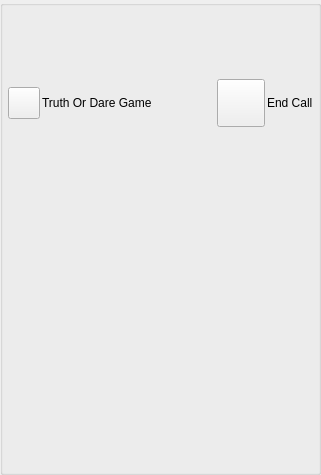
<?xml version="1.0" encoding="UTF-8"?>
<ui version="4.0">
 <class>AppletPeerTodGameUi</class>
 <widget class="QWidget" name="AppletPeerTodGameUi">
  <property name="geometry">
   <rect>
    <x>0</x>
    <y>0</y>
    <width>321</width>
    <height>475</height>
   </rect>
  </property>
  <property name="sizePolicy">
   <sizepolicy hsizetype="Expanding" vsizetype="Expanding">
    <horstretch>0</horstretch>
    <verstretch>0</verstretch>
   </sizepolicy>
  </property>
  <property name="windowTitle">
   <string>Dialog</string>
  </property>
  <layout class="QGridLayout" name="gridLayout">
   <property name="leftMargin">
    <number>0</number>
   </property>
   <property name="topMargin">
    <number>0</number>
   </property>
   <property name="rightMargin">
    <number>0</number>
   </property>
   <property name="bottomMargin">
    <number>0</number>
   </property>
   <property name="spacing">
    <number>0</number>
   </property>
   <item row="0" column="0">
    <widget class="QGroupBox" name="StyledDlgItemsBox">
     <property name="sizePolicy">
      <sizepolicy hsizetype="Expanding" vsizetype="Expanding">
       <horstretch>0</horstretch>
       <verstretch>0</verstretch>
      </sizepolicy>
     </property>
     <property name="minimumSize">
      <size>
       <width>0</width>
       <height>0</height>
      </size>
     </property>
     <property name="title">
      <string/>
     </property>
     <layout class="QVBoxLayout" name="verticalLayout_2">
      <property name="spacing">
       <number>2</number>
      </property>
      <property name="leftMargin">
       <number>5</number>
      </property>
      <property name="topMargin">
       <number>5</number>
      </property>
      <property name="rightMargin">
       <number>5</number>
      </property>
      <property name="bottomMargin">
       <number>5</number>
      </property>
      <item>
       <widget class="QLabel" name="m_StatusLabel">
        <property name="text">
         <string/>
        </property>
       </widget>
      </item>
      <item>
       <widget class="IdentWidget" name="m_FriendIdentWidget" native="true">
        <property name="sizePolicy">
         <sizepolicy hsizetype="Preferred" vsizetype="Fixed">
          <horstretch>0</horstretch>
          <verstretch>0</verstretch>
         </sizepolicy>
        </property>
        <property name="minimumSize">
         <size>
          <width>0</width>
          <height>50</height>
         </size>
        </property>
        <property name="maximumSize">
         <size>
          <width>16777215</width>
          <height>50</height>
         </size>
        </property>
       </widget>
      </item>
      <item>
       <layout class="QHBoxLayout" name="horizontalLayout">
        <item>
         <widget class="VxPushButton" name="m_PermissionButton">
          <property name="sizePolicy">
           <sizepolicy hsizetype="Minimum" vsizetype="Preferred">
            <horstretch>0</horstretch>
            <verstretch>0</verstretch>
           </sizepolicy>
          </property>
          <property name="minimumSize">
           <size>
            <width>32</width>
            <height>32</height>
           </size>
          </property>
          <property name="maximumSize">
           <size>
            <width>32</width>
            <height>32</height>
           </size>
          </property>
          <property name="text">
           <string/>
          </property>
          <property name="iconSize">
           <size>
            <width>32</width>
            <height>32</height>
           </size>
          </property>
         </widget>
        </item>
        <item>
         <widget class="QLabel" name="m_PermissionLabel">
          <property name="sizePolicy">
           <sizepolicy hsizetype="Expanding" vsizetype="Preferred">
            <horstretch>0</horstretch>
            <verstretch>0</verstretch>
           </sizepolicy>
          </property>
          <property name="text">
           <string>Truth Or Dare Game</string>
          </property>
         </widget>
        </item>
        <item>
         <widget class="VxPushButton" name="m_HangUpButton">
          <property name="sizePolicy">
           <sizepolicy hsizetype="Fixed" vsizetype="Fixed">
            <horstretch>0</horstretch>
            <verstretch>0</verstretch>
           </sizepolicy>
          </property>
          <property name="minimumSize">
           <size>
            <width>48</width>
            <height>48</height>
           </size>
          </property>
          <property name="maximumSize">
           <size>
            <width>48</width>
            <height>48</height>
           </size>
          </property>
          <property name="text">
           <string/>
          </property>
          <property name="iconSize">
           <size>
            <width>48</width>
            <height>48</height>
           </size>
          </property>
         </widget>
        </item>
        <item>
         <widget class="QLabel" name="m_HangupLabel">
          <property name="sizePolicy">
           <sizepolicy hsizetype="Minimum" vsizetype="Preferred">
            <horstretch>0</horstretch>
            <verstretch>0</verstretch>
           </sizepolicy>
          </property>
          <property name="text">
           <string>End Call</string>
          </property>
         </widget>
        </item>
       </layout>
      </item>
      <item>
       <widget class="TodGameWidget" name="m_TodGameWidget" native="true">
        <property name="sizePolicy">
         <sizepolicy hsizetype="Preferred" vsizetype="Expanding">
          <horstretch>0</horstretch>
          <verstretch>0</verstretch>
         </sizepolicy>
        </property>
       </widget>
      </item>
      <item>
       <widget class="InstMsgWidget" name="m_InstMsgWidget" native="true">
        <property name="sizePolicy">
         <sizepolicy hsizetype="Preferred" vsizetype="Expanding">
          <horstretch>0</horstretch>
          <verstretch>0</verstretch>
         </sizepolicy>
        </property>
       </widget>
      </item>
     </layout>
    </widget>
   </item>
  </layout>
 </widget>
 <customwidgets>
  <customwidget>
   <class>VxPushButton</class>
   <extends>QPushButton</extends>
   <header location="global">VxPushButton.h</header>
  </customwidget>
  <customwidget>
   <class>IdentWidget</class>
   <extends>QWidget</extends>
   <header location="global">IdentWidget.h</header>
   <container>1</container>
  </customwidget>
  <customwidget>
   <class>InstMsgWidget</class>
   <extends>QWidget</extends>
   <header>InstMsgWidget.h</header>
   <container>1</container>
  </customwidget>
  <customwidget>
   <class>TodGameWidget</class>
   <extends>QWidget</extends>
   <header>TodGameWidget.h</header>
   <container>1</container>
  </customwidget>
 </customwidgets>
 <resources/>
 <connections/>
</ui>
